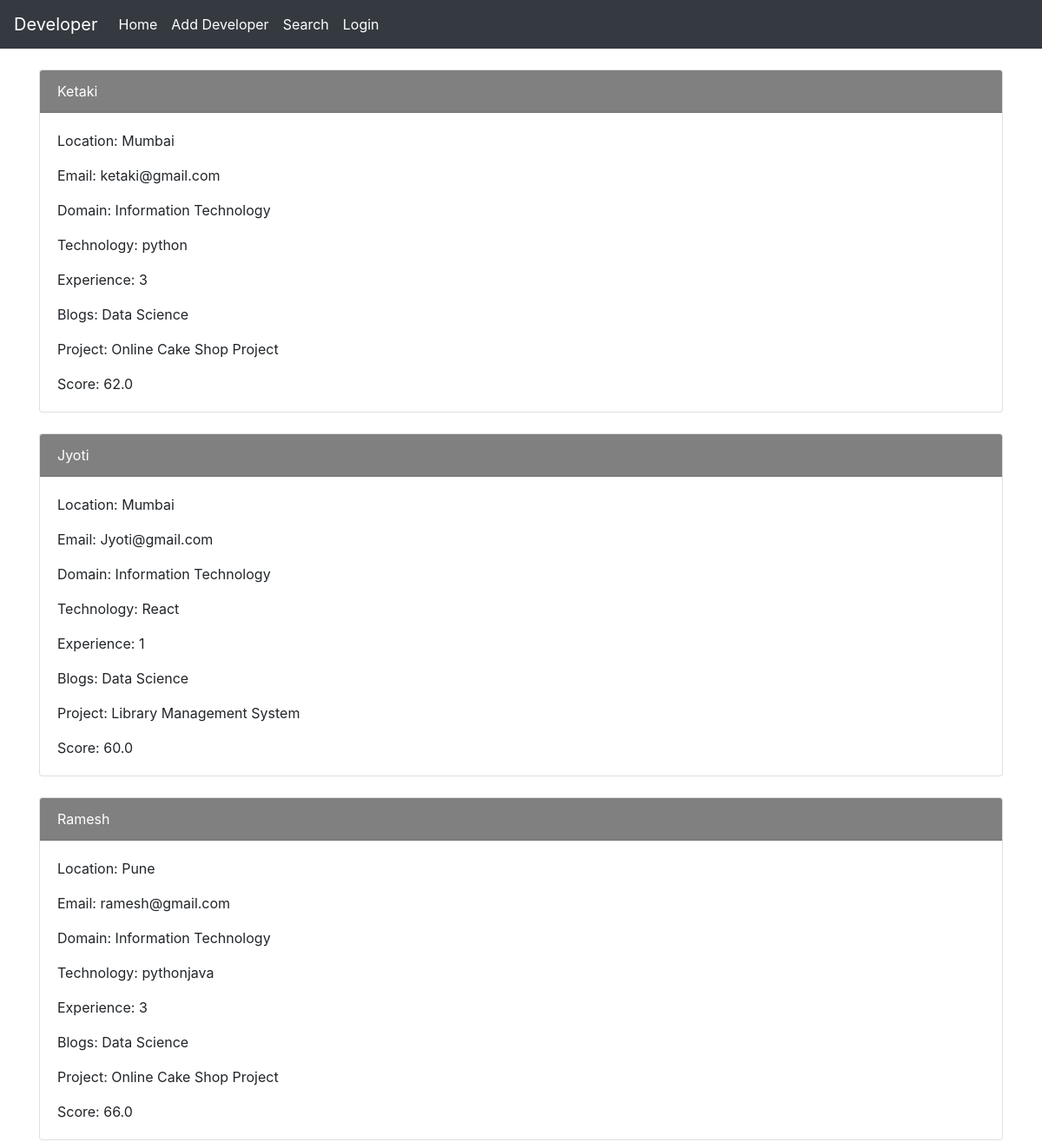
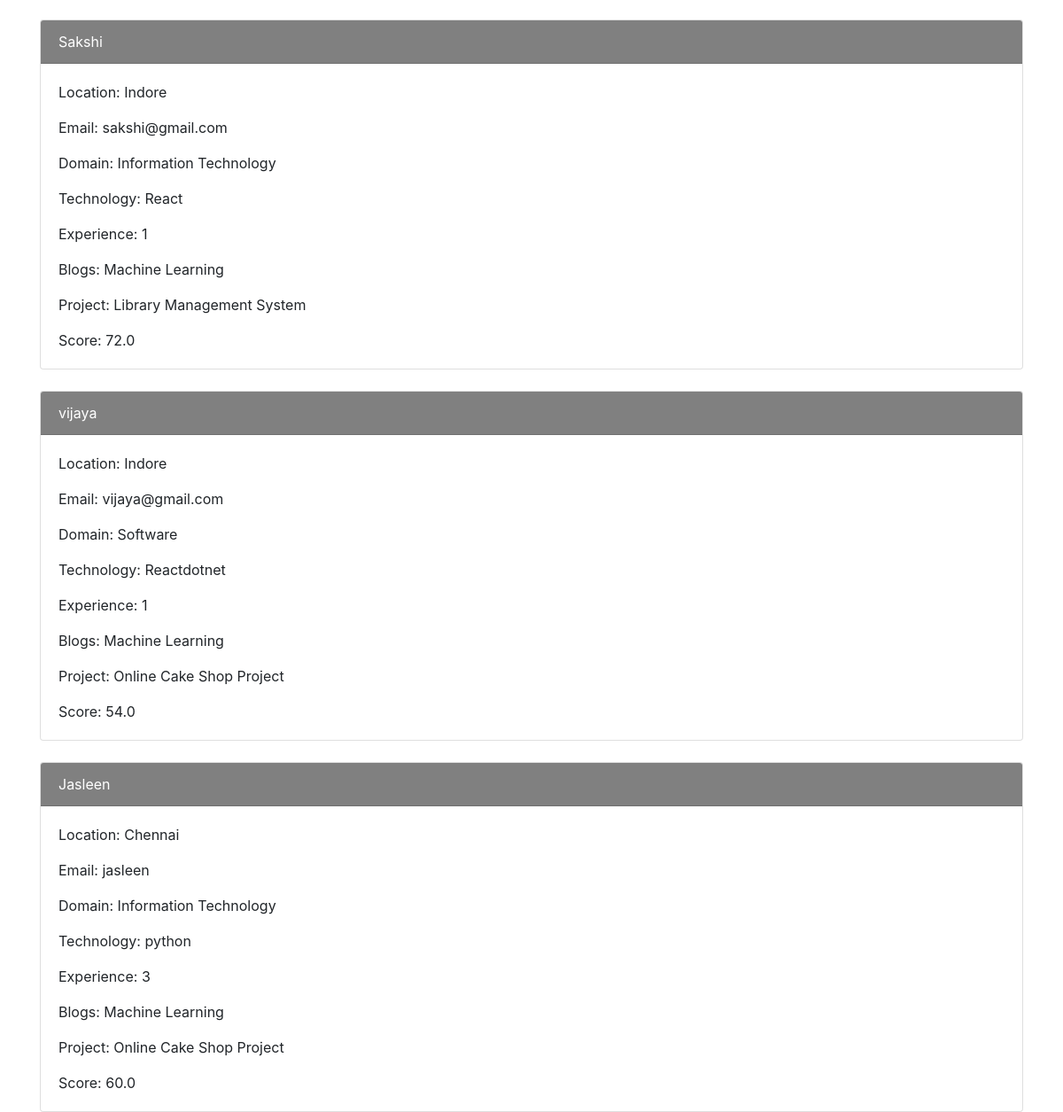
/posts/, run on the app's committed database (2 pictures, top to bottom).
### home/models.py (models this page shows, shortened)
class Developer(models.Model):
    name = CharField(max_length=200)
    email = CharField(max_length=200)
    technology = models.ManyToManyField(Technology, related_name='technology')
    domain = models.ManyToManyField(Domain)
    location = CharField(max_length=200)
    experience = models.IntegerField()
    question = models.ForeignKey(Question, on_delete=models.CASCADE)
    project = models.ForeignKey(Project, on_delete=models.CASCADE)
    blogs = models.ForeignKey(Blog, on_delete=models.CASCADE)
    project_weightage = models.IntegerField(null=True, blank=True)
    blog_weightage= models.IntegerField(null=True, blank=True)
    QA_weightage= models.IntegerField(null=True, blank=True)
    score = models.FloatField(null=True, blank=True)

class Domain(models.Model):
    name = CharField(max_length=200)
    def __str__(self):
        return self.name

class Technology(models.Model):
    name = CharField(max_length=200)
    def __str__(self):
        return self.name

class Blog(models.Model):
    name = CharField(max_length=200)
    tech = CharField(max_length=200)
    rating = models.IntegerField()
    def __str__(self):
        return self.name

class Project(models.Model):
    name = CharField(max_length=200)
    tech = CharField(max_length=200)
    rating = models.IntegerField()
    def __str__(self):
        return self.name

### home/views.py (the view)
# urls.py: url(r'posts/$', views.index1, name='ShowDevelopers'),
def index1(request):
    developer1 = Developer.objects.all()
    print("In views index1 function")
    context1 = {'developer': developer1}
    print("got context1")
    return render(request, 'Show_developers.html', context1)

### templates/Show_developers.html (shortened to what this page needs)
{% extends "base.html" %}
{% load bootstrap4 %}
{% block content %}
<html lang="en">
<head>
</head>
<body>
{% for dev in developer %}
<br>
<div class="card">
  <div class="card-header" style="background-color:grey; color:white">
    {{dev.name}}
  </div>
  <div class="card-body">
    <p class="card-text">Location: {{dev.location}}</p>
     <p class="card-text">Email: {{dev.email}}</p>
    <p class="card-text">Domain: {% for dom in dev.domain.all %}{{dom}}{% endfor %}</p>
    <p class="card-text">Technology: {% for tech in dev.technology.all %}{{tech}}{% endfor %}</p>
    <p class="card-text">Experience: {{dev.experience}}</p>
    <p class="card-text">Blogs: {{dev.blogs}}</p>
    <p class="card-text">Project: {{dev.project}}</p>
     <p class="card-text">Score: {{dev.score}}</p>
      </div>
</div>
{% endfor %}
{% endblock content %}

### data on the page
Developer: name "Ketaki", location "Mumbai", email "ketaki@gmail.com", experience "3", blogs "Data Science", project "Online Cake Shop Project", score "62.0"
Domain: name "Information Technology"
Technology: name "python"
Developer: name "Jyoti", location "Mumbai", email "Jyoti@gmail.com", experience "1", blogs "Data Science", project "Library Management System", score "60.0"
Technology: name "React"
Developer: name "Ramesh", location "Pune", email "ramesh@gmail.com", experience "3", blogs "Data Science", project "Online Cake Shop Project", score "66.0"
Technology: name "java"
Developer: name "Sakshi", location "Indore", email "sakshi@gmail.com", experience "1", blogs "Machine Learning", project "Library Management System", score "72.0"
Developer: name "vijaya", location "Indore", email "vijaya@gmail.com", experience "1", blogs "Machine Learning", project "Online Cake Shop Project", score "54.0"
Domain: name "Software"
Technology: name "dotnet"
Developer: name "Jasleen", location "Chennai", email "jasleen", experience "3", blogs "Machine Learning", project "Online Cake Shop Project", score "60.0"
